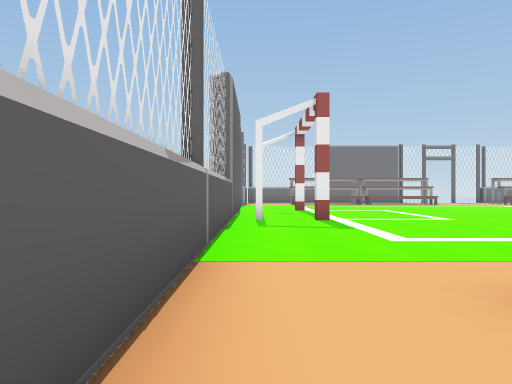
[1] (above)

16 first-person views from a walk through a Unity game level. The camera is 1.3 m above the floor, looks level and sees 70° across. The floor is counted in squares, 2 m on a side. Each view is taken from the middle of a square. On the plan, view 1 faces up. The plan holds only what a view shows up to about 11 squares ahead; the rest is blank.

[2]
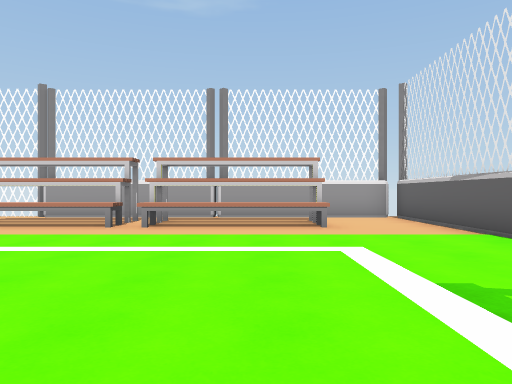

[3]
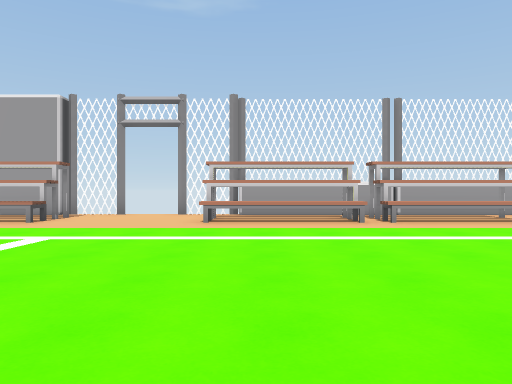

[4]
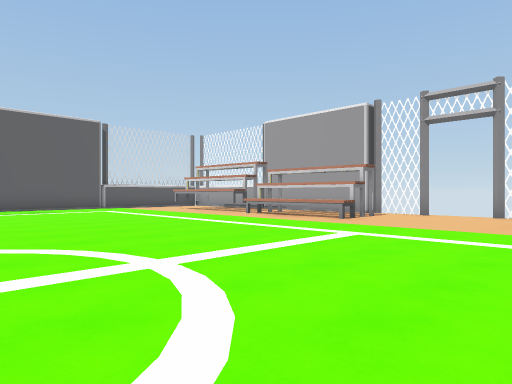

[5]
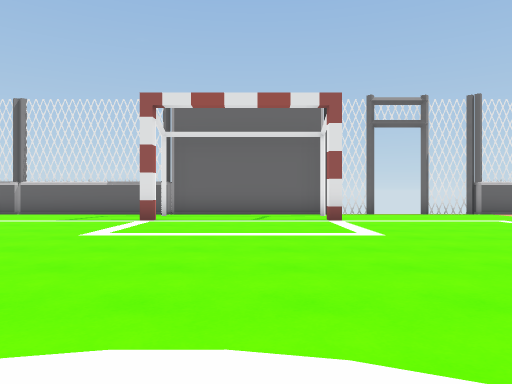

[6]
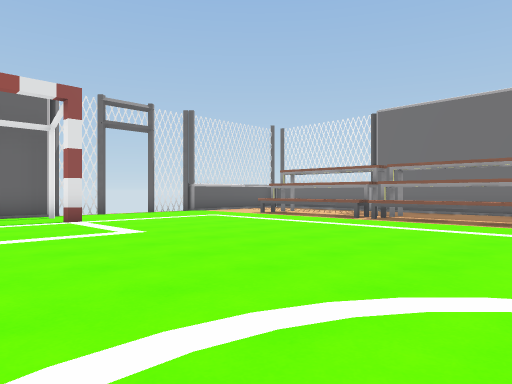

[7]
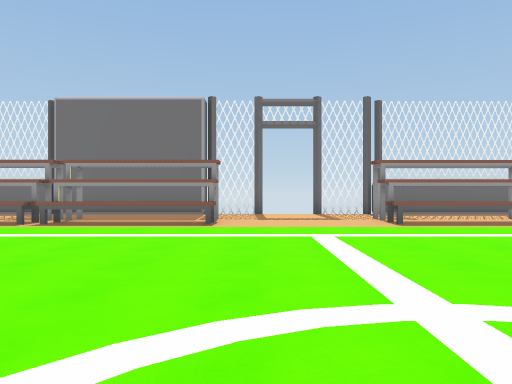

[8]
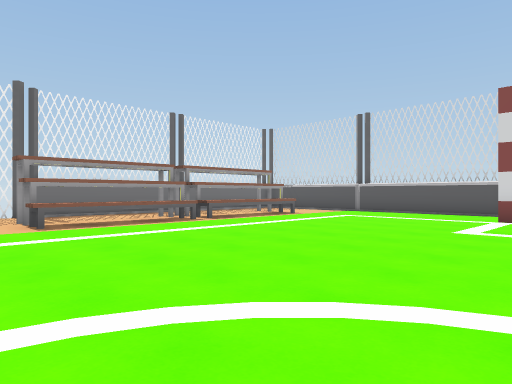

[9]
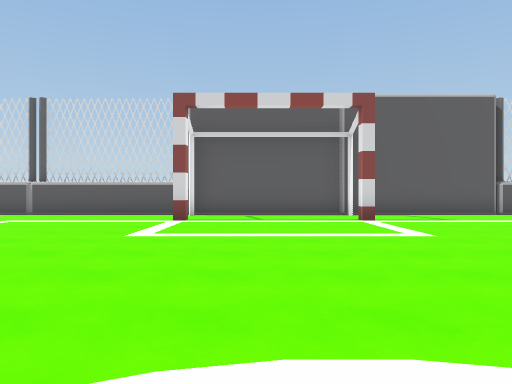

[10]
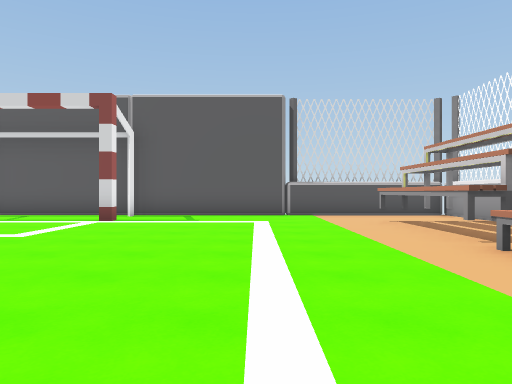

[11]
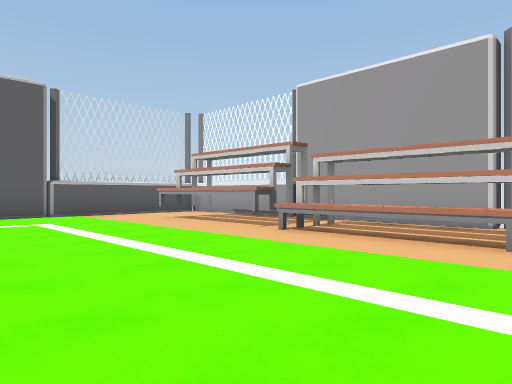

[12]
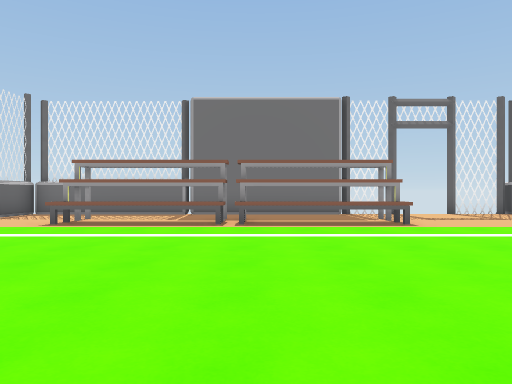

[13]
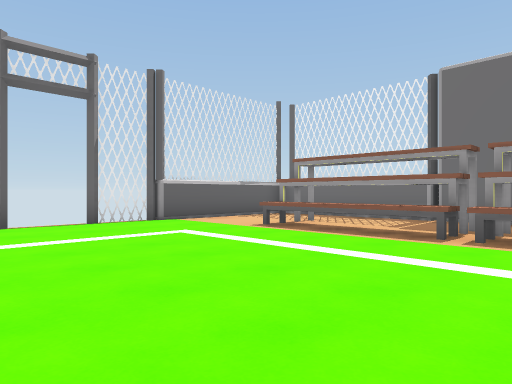

[14]
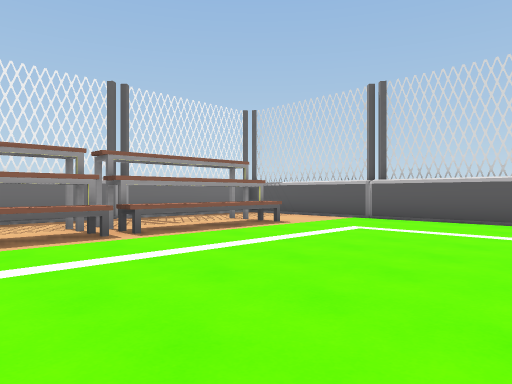

[15]
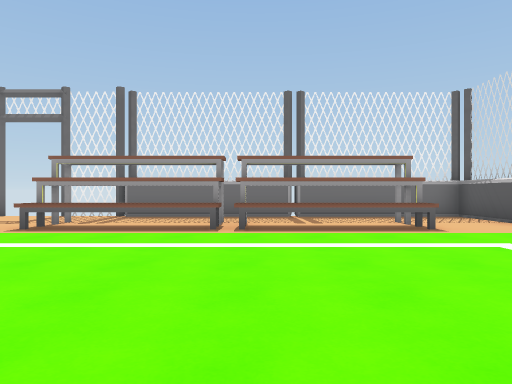

[16]
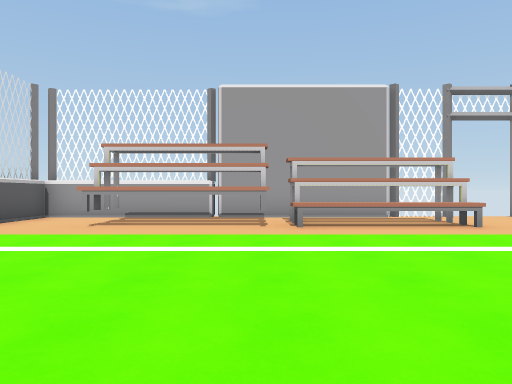

### Floor plan
Key: @ floor where view 1 was taken; # wall or solid block; x gap in a wall; . floor; = window, fence, low wall or low ledge; ^ raised ledge; T thing the floor can be seen under or through.
Columns run from 1 left of view 1 to 23 right of it. Each row starts with its distance up from view 1.
 22 ###########x x###########
 21 #.......................#
 20 #.....TT.........##.....#
 19 #..^^^##^^^...#==##==#..#
 18 #.......................#
 17 #.......................#
 16 x.......................#
 15  .......................#
 14 #.......................#
 13 ##.#.................#.##
 12 #.......................#
 11 #.......................#
 10 #.......................#
  9 #.......................#
  8 ##.#.................#.##
  7 #.......................#
  6 #.......................#
  5 #.......................#
  4 #.......................#
  3 #.......................#
  2 #..#==##==#...T==TTTTT..#
  1 #..#..TT..#...TTTTT..T..#
  0 #@......................#
 -1 ###########x x###########

Where each view was taken, in squares from view 1:
view 1: 0 up, 0 right, facing up
view 2: 9 up, 3 right, facing down
view 3: 10 up, 8 right, facing down
view 4: 10 up, 8 right, facing down-right
view 5: 11 up, 10 right, facing left
view 6: 10 up, 10 right, facing up-left
view 7: 11 up, 10 right, facing up
view 8: 11 up, 11 right, facing up-right
view 9: 11 up, 12 right, facing right
view 10: 5 up, 12 right, facing right
view 11: 7 up, 12 right, facing down-right
view 12: 11 up, 6 right, facing up
view 13: 13 up, 7 right, facing up-left
view 14: 13 up, 14 right, facing up-right
view 15: 12 up, 17 right, facing up
view 16: 9 up, 17 right, facing down
